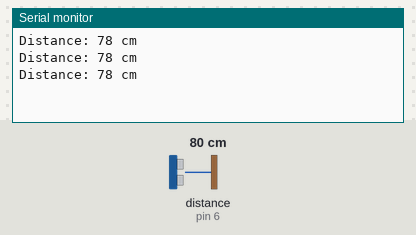
Recording of a sketch running on a simulated Arduino Uno, built with avr-gcc and run on an emulated ATmega328P. Shown: the last lines printed to the serial monitor. Wiring (inferred from the names in the program): ultrasonic range finder: trigger pin 5; echo pin 6. Inputs (shaded band) come from the test bench; at power-on: distance to the obstacle (sensor on pin 6) 80 cm. The echo pulse lasts 58.3 µs per cm.

Above: at 1.3 s.
1.4 s: distance to the obstacle (sensor on pin 6) set to 2 cm
At 1.9 s:
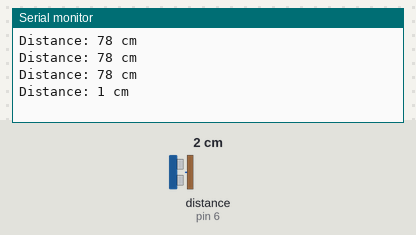
2.9 s: distance to the obstacle (sensor on pin 6) set to 4 cm
At 3.4 s:
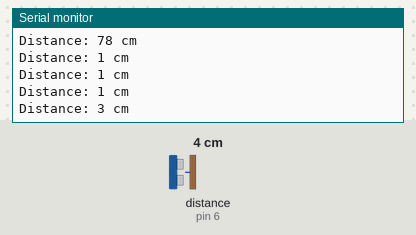
Timing chart, 0 to 5.9 s (numbered marks = the images above; inputs shaded):
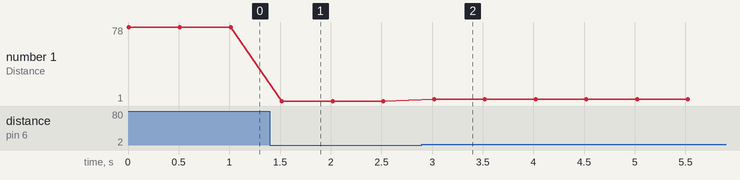

Measured:
- after the input at 1.4 s, the serial monitor: prints a new line after 0.12 s (image 1)
- after the input at 2.9 s, the serial monitor: prints a new line after 0.12 s (image 2)
- plotted number 1: 78 → 1 after the input at 1.4 s, 1 → 3 after the input at 2.9 s

The sketch:

Ulta_and_serial_monitor.ino
```cpp
// Constants
const int trigPin = PD5;
const int echoPin = PD6;

// Variables
long duration;
int distance;

void setup() {
  // Initialize the serial communication
  Serial.begin(9600);

  // Define the trigPin as an output and echoPin as an input
  pinMode(trigPin, OUTPUT);
  pinMode(echoPin, INPUT);
}

void loop() {
  // Clear the trigPin
  digitalWrite(trigPin, LOW);
  delayMicroseconds(2);

  // Set the trigPin on HIGH state for 10 microseconds
  digitalWrite(trigPin, HIGH);
  delayMicroseconds(10);
  digitalWrite(trigPin, LOW);

  // Read the echoPin, calculate the distance based on the speed of sound
  duration = pulseIn(echoPin, HIGH);
  distance = duration * 0.034 / 2;

  // Print the distance on the Serial Monitor
  Serial.print("Distance: ");
  Serial.print(distance);
  Serial.println(" cm");

  // Wait for a short delay before taking the next measurement
  delay(500);
}
```
